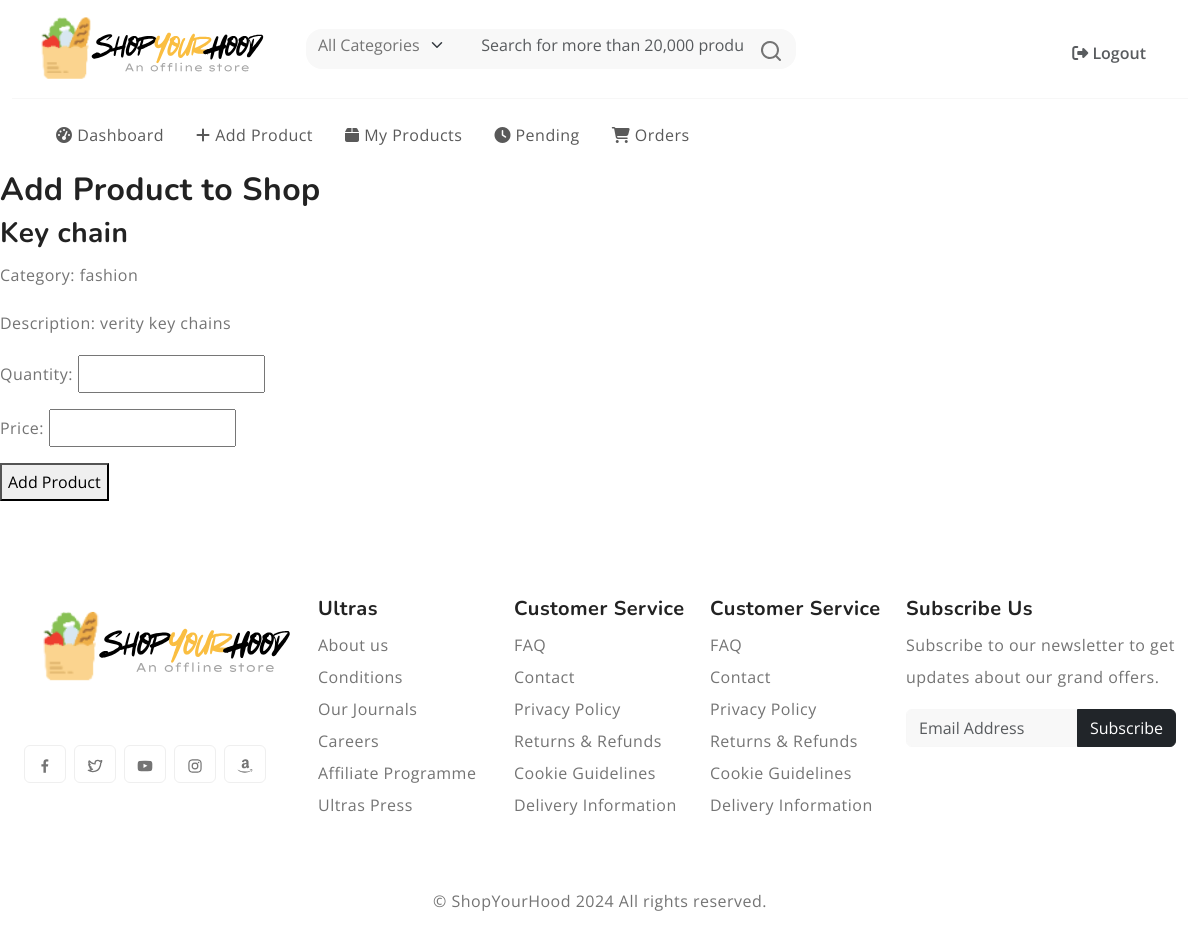
The page /products/add/7/ (signed in) on the database its author committed.
### products/models.py (models this page shows, shortened)
class Product(models.Model):
    CATEGORY_CHOICES = [
        ('electronics', 'Electronics'),
        ('fashion', 'Fashion'),
        ('home', 'Home & Kitchen'),
        ('books', 'Books'),
        ('toys', 'Toys & Games'),
    ]
    name = models.CharField(max_length=255)
    category = models.CharField(max_length=255, choices=CATEGORY_CHOICES)
    description = models.TextField()
    image = models.ImageField(upload_to='product_images/')
    is_verified = models.BooleanField(default=False)
    added_by = models.ForeignKey(ShopProfile, on_delete=models.SET_NULL, null=True, blank=True)

### products/views.py (the view)
    def _wrapped_view(request, *args, **kwargs):
        if request.user.is_authenticated and request.user.user_type == 2:
            return view_func(request, *args, **kwargs)
        return redirect('login')

### products/forms.py
class ShopProductForm(forms.ModelForm):
    class Meta:
        model = ShopProduct
        fields = ['quantity', 'price']

### products/views.py (called while the page is built)
def shop_owner_required(view_func):
    def _wrapped_view(request, *args, **kwargs):
        if request.user.is_authenticated and request.user.user_type == 2:
            return view_func(request, *args, **kwargs)
        return redirect('login')
    return _wrapped_view

### products/templates/product/add_product_to_shop.html (shortened to what this page needs)
{% extends 'layout.html' %}
{% block content %}
<h2>Add Product to Shop</h2>
<h3>{{ product.name }}</h3>
<p>Category: {{ product.category }}</p>
<p>Description: {{ product.description }}</p>
<form method="post">
    {{ form.as_p }}
    <button type="submit">Add Product</button>
</form>
{% endblock %}

### static/style.css (style rules this page uses)
:root { --header-height : 160px; --header-height-min : 80px; }
:root { --accent-color : #FFC43F; --dark-color : #222222; --light-dark-color : #727272; --light-color : #fff; --grey-color : #dbdbdb; --light-grey-color : #fafafa; --primary-color : #6995B1; --light-primary-color : #eef1f3; }
:root { --body-font : "Open Sans", sans-serif; --heading-font : "Nunito", sans-serif; }
body { --bs-link-color: #333; --bs-link-hover-color:#333; --bs-link-color-rgb: 40,40,40; --bs-link-hover-color-rgb: 0,0,0; --bs-light-rgb: 248, 248, 248; --bs-font-sans-serif: "Open Sans", sans-serif; --bs-body-font-family: var(--bs-font-sans-serif); --bs-body-font-size: 1rem; --bs-body-font-weight: 400; --bs-body-line-height: 2; --bs-body-color: #747474; --bs-primary: #FFC43F; --bs-primary-rgb: 255, 196, 63; --bs-success: #a3be4c; --bs-success-rgb: 163, 190, 76; --bs-primary-bg-subtle: #FFF9EB; --bs-success-bg-subtle: #eef5e5; --bs-border-color: #F7F7F7; --bs-secondary-rgb: 230, 243, 251; --bs-danger-rgb: 249, 235, 231; --bs-warning-rgb: 255, 249, 235; --bs-info-rgb: 230, 243, 250; }
body { letter-spacing: 0.03em; }
h1,h2,h3,h4,h5,h6 { font-family: var(--heading-font); color: var(--dark-color); font-weight: 700; }

### rows shown on the page
Product: name "Key chain", category "fashion", description "verity key chains"

### other values the page prints
{{ item.name }} "Logout"
{{ item.name }} "Dashboard" "Add Product" "My Products" "Pending" "Orders"
